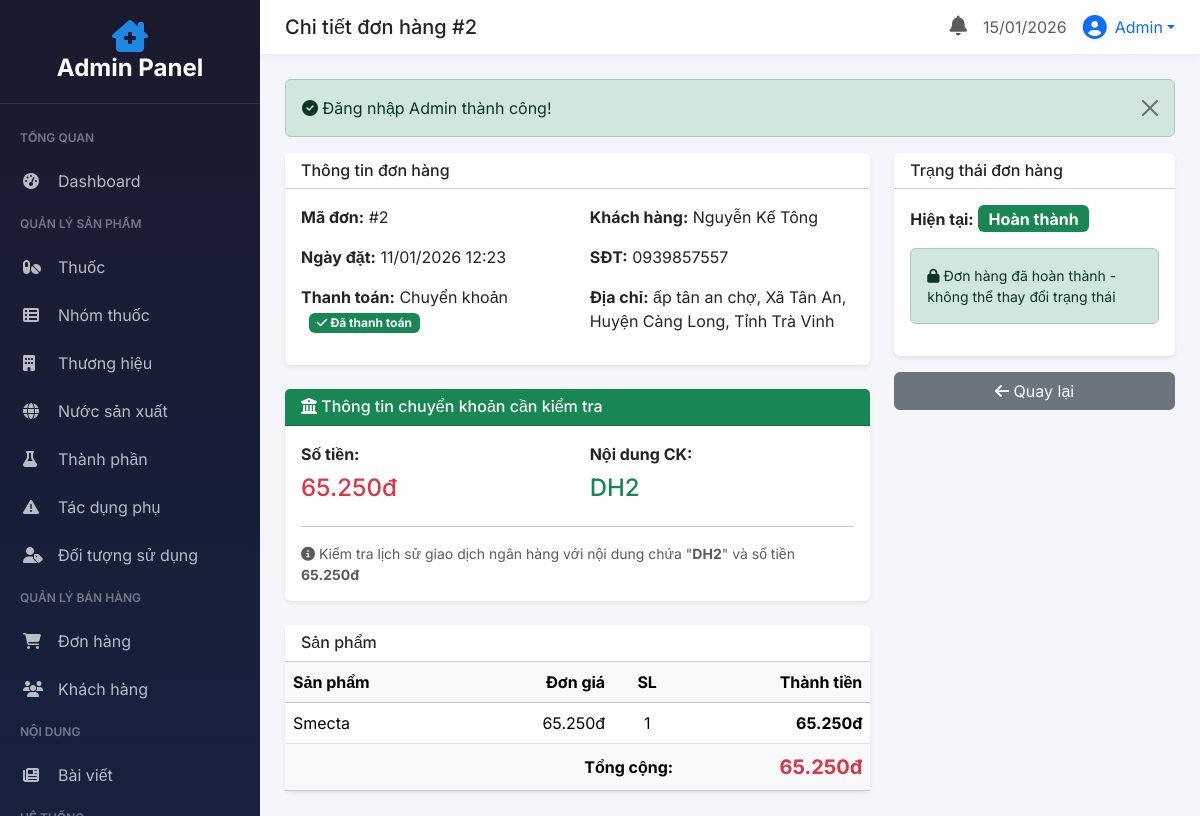
The page /php/admin/?controller=don-hang&action=details&id=2 (signed in) on the database its author committed.
### tables this page shows
CREATE TABLE `don_hang` (
  `MaDonHang` int(11) NOT NULL,
  `MaNguoiDung` int(11) NOT NULL,
  `NgayDatHang` datetime DEFAULT current_timestamp(),
  `TongTien` decimal(15,2) DEFAULT NULL,
  `TrangThai` varchar(50) DEFAULT 'Chờ xác nhận',
  `PhuongThucThanhToan` varchar(50) DEFAULT NULL,
  `DiaChiGiaoHang` varchar(500) DEFAULT NULL,
  `DaThanhToan` tinyint(1) DEFAULT 0
);

CREATE TABLE `nguoi_dung` (
  `MaNguoiDung` int(11) NOT NULL,
  `HoTen` varchar(100) DEFAULT NULL,
  `SoDienThoai` varchar(15) DEFAULT NULL,
  `Email` varchar(255) DEFAULT NULL,
  `MatKhau` varchar(255) DEFAULT NULL,
  `GoogleId` varchar(255) DEFAULT NULL,
  `Avatar` varchar(500) DEFAULT NULL,
  `LoaiDangNhap` enum('Phone','Google','Email') DEFAULT 'Phone',
  `DiaChi` varchar(500) DEFAULT NULL,
  `OTP` varchar(6) DEFAULT NULL,
  `OTP_Expire` datetime DEFAULT NULL,
  `NgayTao` datetime DEFAULT current_timestamp(),
  `VaiTro` enum('User','Admin') DEFAULT 'User'
);

CREATE TABLE `chi_tiet_don_hang` (
  `MaChiTiet` int(11) NOT NULL,
  `MaDonHang` int(11) NOT NULL,
  `MaThuoc` int(11) NOT NULL,
  `SoLuong` int(11) NOT NULL,
  `DonGia` decimal(15,2) DEFAULT NULL,
  `ThanhTien` decimal(15,2) DEFAULT NULL
);

CREATE TABLE `thuoc` (
  `MaThuoc` int(11) NOT NULL,
  `TenThuoc` varchar(200) NOT NULL,
  `MaNhomThuoc` int(11) NOT NULL,
  `MaNuocSX` int(11) DEFAULT NULL,
  `MaThuongHieu` int(11) DEFAULT NULL,
  `GiaBan` decimal(15,2) DEFAULT NULL,
  `DonViTinh` varchar(50) DEFAULT NULL,
  `MoTa` varchar(2000) DEFAULT NULL,
  `HinhAnh` varchar(500) DEFAULT NULL,
  `SoLuongTon` int(11) DEFAULT 0,
  `SoLuongDaBan` int(11) DEFAULT 0,
  `NgayTao` datetime DEFAULT current_timestamp(),
  `GiaGoc` decimal(15,2) DEFAULT NULL,
  `PhanTramGiam` int(11) DEFAULT NULL,
  `NgayBatDauKM` datetime DEFAULT NULL,
  `NgayKetThucKM` datetime DEFAULT NULL,
  `IsHot` tinyint(1) DEFAULT 0,
  `IsNew` tinyint(1) DEFAULT 0,
  `IsActive` tinyint(1) DEFAULT 1
);

### php/admin/controllers/DonHangController.php (called while the page is built, shortened)
<?php
class DonHangController extends AdminController
{
    public function show($id = null)
    {
        $id = $id ?? $_GET['id'] ?? null;
        $stmt = $this->db->prepare("
            SELECT dh.*, nd.HoTen, nd.SoDienThoai, nd.DiaChi as DiaChiND
            FROM don_hang dh
            LEFT JOIN nguoi_dung nd ON dh.MaNguoiDung = nd.MaNguoiDung
            WHERE dh.MaDonHang = ?
        ");
        $stmt->execute([$id]);
        $donHang = $stmt->fetch(PDO::FETCH_ASSOC);
        $stmt = $this->db->prepare("
            SELECT ct.*, t.TenThuoc, t.HinhAnh
            FROM chi_tiet_don_hang ct
            LEFT JOIN thuoc t ON ct.MaThuoc = t.MaThuoc
            WHERE ct.MaDonHang = ?
        ");
        $stmt->execute([$id]);
        $donHang['chi_tiet'] = $stmt->fetchAll(PDO::FETCH_ASSOC);
        $this->view('don-hang/details', [
            'title' => 'Chi tiết đơn hàng #' . $id,
            'donHang' => $donHang,
            'chiTiet' => $donHang['chi_tiet']
        ]);
    }
    public function details($id) { $this->show($id); }
}

### php/config/database.php (called while the page is built)
<?php
class Database
{
    private static $instance = null;
    private $conn;
    private function __construct()
    {
        try {
            $this->conn = new PDO(
                "mysql:host=" . DB_HOST . ";dbname=" . DB_NAME . ";charset=utf8mb4",
                DB_USER,
                DB_PASS,
                [
                    PDO::ATTR_ERRMODE => PDO::ERRMODE_EXCEPTION,
                    PDO::ATTR_DEFAULT_FETCH_MODE => PDO::FETCH_ASSOC,
                    PDO::ATTR_EMULATE_PREPARES => false
                ]
            );
        } catch (PDOException $e) {
            die("Lỗi kết nối database: " . $e->getMessage());
        }
    }
    public static function getInstance()
    {
        if (self::$instance === null) {
            self::$instance = new self();
        }
        return self::$instance;
    }
    public function getConnection()
    {
        return $this->conn;
    }
}

### php/admin/views/don-hang/details.php (the view, shortened to what this page needs)
<?php
$laChuyenKhoan = ($donHang['PhuongThucThanhToan'] ?? '') == 'Chuyển khoản';
$noiDungCK = 'DH' . $donHang['MaDonHang'];
$daHoanThanh = ($donHang['TrangThai'] ?? '') == 'Hoan thanh';
$daHuy = ($donHang['TrangThai'] ?? '') == 'Da huy';
$khongTheDoiTrangThai = $daHoanThanh || $daHuy;
?>
<div class="row g-4">
    <div class="col-lg-8">
        <div class="card border-0 shadow-sm mb-4">
            <div class="card-header bg-white"><h6 class="mb-0">Thông tin đơn hàng</h6></div>
            <div class="card-body">
                <div class="row">
                    <div class="col-md-6">
                        <p><strong>Mã đơn:</strong> #<?= $donHang['MaDonHang'] ?></p>
                        <p><strong>Ngày đặt:</strong> <?= date('d/m/Y H:i', strtotime($donHang['NgayDatHang'])) ?></p>
                        <p><strong>Thanh toán:</strong> <?= htmlspecialchars($donHang['PhuongThucThanhToan'] ?? 'COD') ?>
                            <?php if ($laChuyenKhoan): ?>
                                <?php if ($donHang['DaThanhToan']): ?>
                                    <span class="badge bg-success ms-2"><i class="fas fa-check"></i> Đã thanh toán</span>
                                <?php else: ?>
                                    <span class="badge bg-warning ms-2"><i class="fas fa-clock"></i> Chờ thanh toán</span>
                                <?php endif; ?>
                            <?php endif; ?>
                        </p>
                    </div>
                    <div class="col-md-6">
                        <p><strong>Khách hàng:</strong> <?= htmlspecialchars($donHang['HoTen'] ?? 'N/A') ?></p>
                        <p><strong>SĐT:</strong> <?= htmlspecialchars($donHang['SoDienThoai'] ?? '') ?></p>
                        <p><strong>Địa chỉ:</strong> <?= htmlspecialchars($donHang['DiaChiGiaoHang'] ?? '') ?></p>
                    </div>
                </div>
            </div>
        </div>
        <?php if ($laChuyenKhoan): ?>
            <div class="card border-0 shadow-sm mb-4 <?= $donHang['DaThanhToan'] ? 'border-success' : 'border-warning' ?>">
                <div class="card-header <?= $donHang['DaThanhToan'] ? 'bg-success text-white' : 'bg-warning text-dark' ?>">
                    <h6 class="mb-0"><i class="fas fa-university"></i> Thông tin chuyển khoản cần kiểm tra</h6>
                </div>
                <div class="card-body">
                    <div class="row">
                        <div class="col-6">
                            <p class="mb-2"><strong>Số tiền:</strong></p>
                            <h4 class="text-danger"><?= number_format($donHang['TongTien'] ?? 0, 0, ',', '.') ?>đ</h4>
                        </div>
                        <div class="col-6">
                            <p class="mb-2"><strong>Nội dung CK:</strong></p>
                            <h4 class="text-success"><?= $noiDungCK ?></h4>
                        </div>
                    </div>
                    <hr>
                    <p class="small text-muted mb-0">
                        <i class="fas fa-info-circle"></i> Kiểm tra lịch sử giao dịch ngân hàng với nội dung chứa "<strong><?= $noiDungCK ?></strong>" và số tiền <strong><?= number_format($donHang['TongTien'] ?? 0, 0, ',', '.') ?>đ</strong>
                    </p>
                </div>
            </div>
        <?php endif; ?>
        <div class="card border-0 shadow-sm">
            <div class="card-header bg-white"><h6 class="mb-0">Sản phẩm</h6></div>
            <table class="table mb-0">
                <thead class="table-light">
                    <tr>
                        <th>Sản phẩm</th>
                        <th class="text-end">Đơn giá</th>
                        <th class="text-center">SL</th>
                        <th class="text-end">Thành tiền</th>
                    </tr>
                </thead>
                <tbody>
                    <?php foreach ($chiTiet ?? [] as $ct): ?>
                        <tr>
                            <td><?= htmlspecialchars($ct['TenThuoc'] ?? '') ?></td>
                            <td class="text-end"><?= number_format($ct['DonGia'] ?? 0, 0, ',', '.') ?>đ</td>
                            <td class="text-center"><?= $ct['SoLuong'] ?></td>
                            <td class="text-end fw-bold"><?= number_format($ct['ThanhTien'] ?? 0, 0, ',', '.') ?>đ</td>
                        </tr>
                    <?php endforeach; ?>
                </tbody>
                <tfoot class="table-light">
                    <tr>
                        <td colspan="3" class="text-end"><strong>Tổng cộng:</strong></td>
                        <td class="text-end text-danger fw-bold fs-5"><?= number_format($donHang['TongTien'] ?? 0, 0, ',', '.') ?>đ</td>
                    </tr>
                </tfoot>
            </table>
        </div>
    </div>
    <div class="col-lg-4">
        <div class="card border-0 shadow-sm">
            <div class="card-header bg-white"><h6 class="mb-0">Trạng thái đơn hàng</h6></div>
            <div class="card-body">
                <div class="mb-3">
                    <strong>Hiện tại:</strong>
                    <?php
                    switch ($donHang['TrangThai']) {
                        case 'Hoan thanh': echo '<span class="badge bg-success fs-6">Hoàn thành</span>'; break;
                    }
                    ?>
                </div>
                <?php if ($khongTheDoiTrangThai): ?>
                    <div class="alert <?= $daHoanThanh ? 'alert-success' : 'alert-secondary' ?> small">
                        <i class="fas fa-lock"></i> Đơn hàng <?= $daHoanThanh ? 'đã hoàn thành' : 'đã hủy' ?> - không thể thay đổi trạng thái
                    </div>
                <?php endif; ?>
            </div>
        </div>
        <a href="<?= BASE_URL ?>/admin/?controller=don-hang" class="btn btn-secondary w-100 mt-3">
            <i class="fas fa-arrow-left"></i> Quay lại
        </a>
    </div>
</div>

### php/admin/views/layouts/admin-layout.php (style rules this page uses)
:root { --sidebar-width: 260px; --primary: #1E88E5; --primary-dark: #1565C0; --dark: #1a1a2e; --dark-light: #16213e; }
body { font-family: 'Inter', sans-serif; background: #f4f6f9; }

### rows shown on the page
don_hang: MaDonHang "2", NgayDatHang "11/01/2026 12:23", PhuongThucThanhToan "Chuyển khoản", MaNguoiDung.HoTen "Nguyễn Kế Tông", MaNguoiDung.SoDienThoai "0939857557", DiaChiGiaoHang "ấp tân an chợ, Xã Tân An, Huyện Càng Long, Tỉnh Trà Vinh", TongTien "65.250", MaDonHang "DH2"
chi_tiet_don_hang: MaThuoc.TenThuoc "Smecta", DonGia "65.250", SoLuong "1", ThanhTien "65.250"

### other values the page prints
$title "Chi tiết đơn hàng #2"
$adminName "Admin"
$_SESSION['flash']['success'] "Đăng nhập Admin thành công!"
